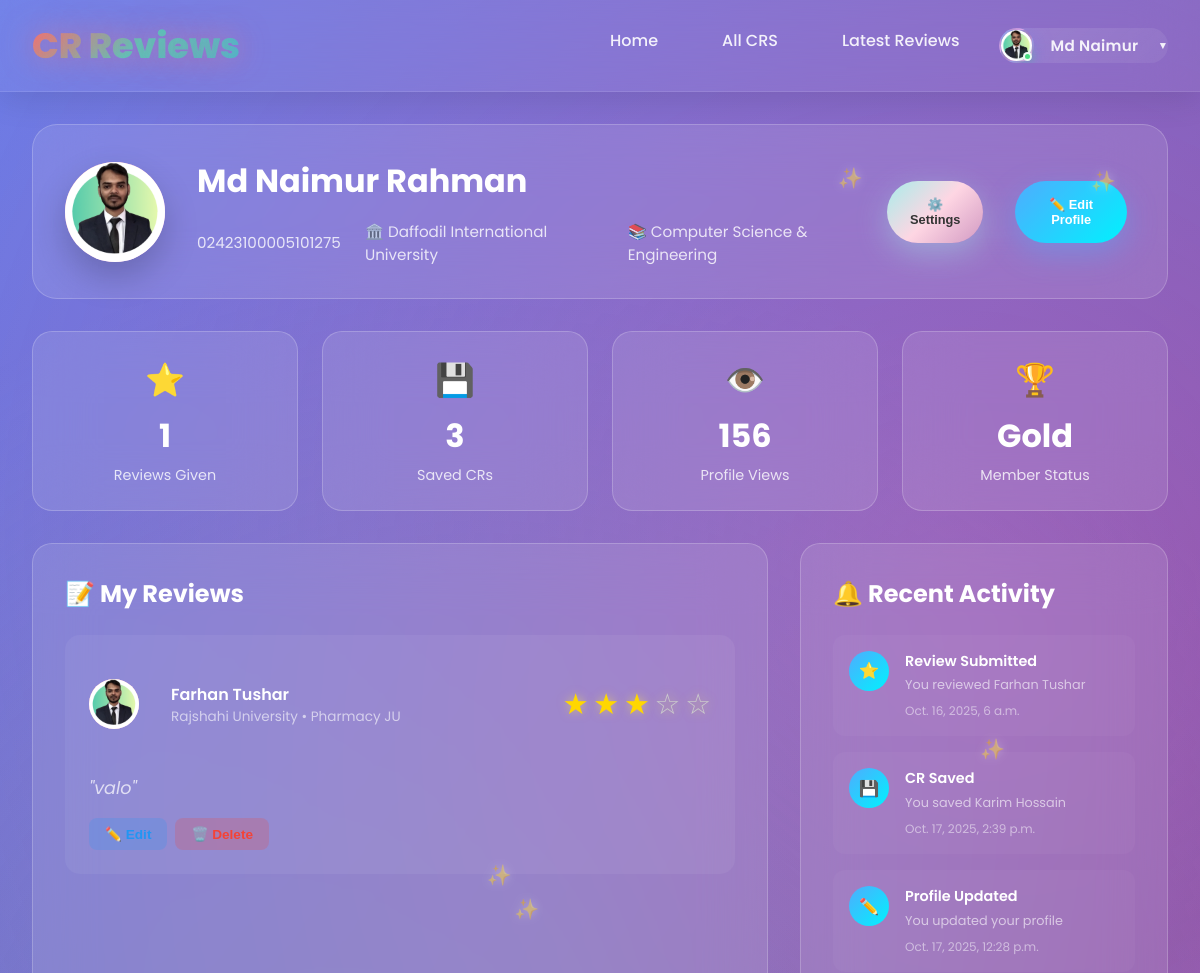
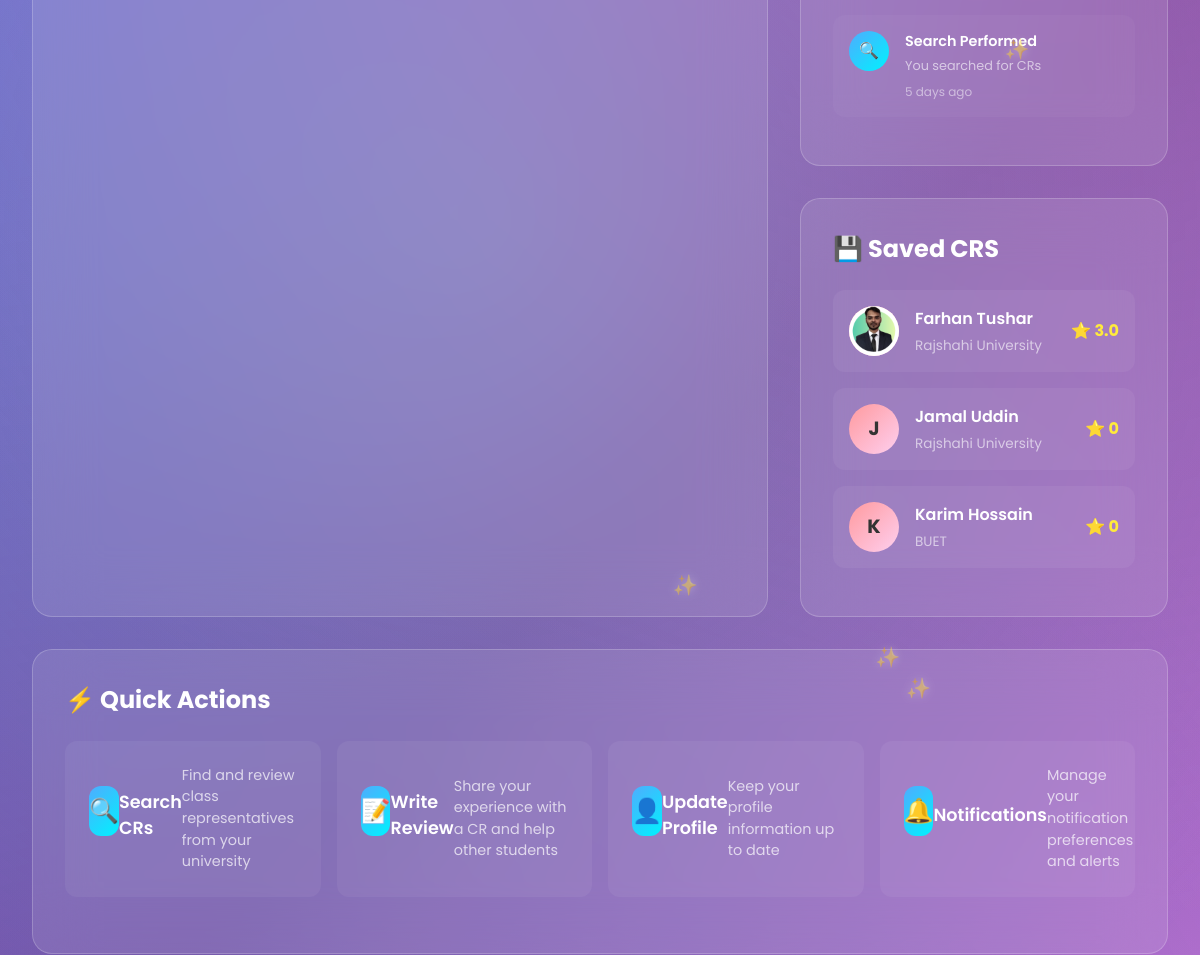
The page /user_dashboard/md-naimur-rahman/ (signed in, upper part) on the database as committed earlier (2 pictures, top to bottom).
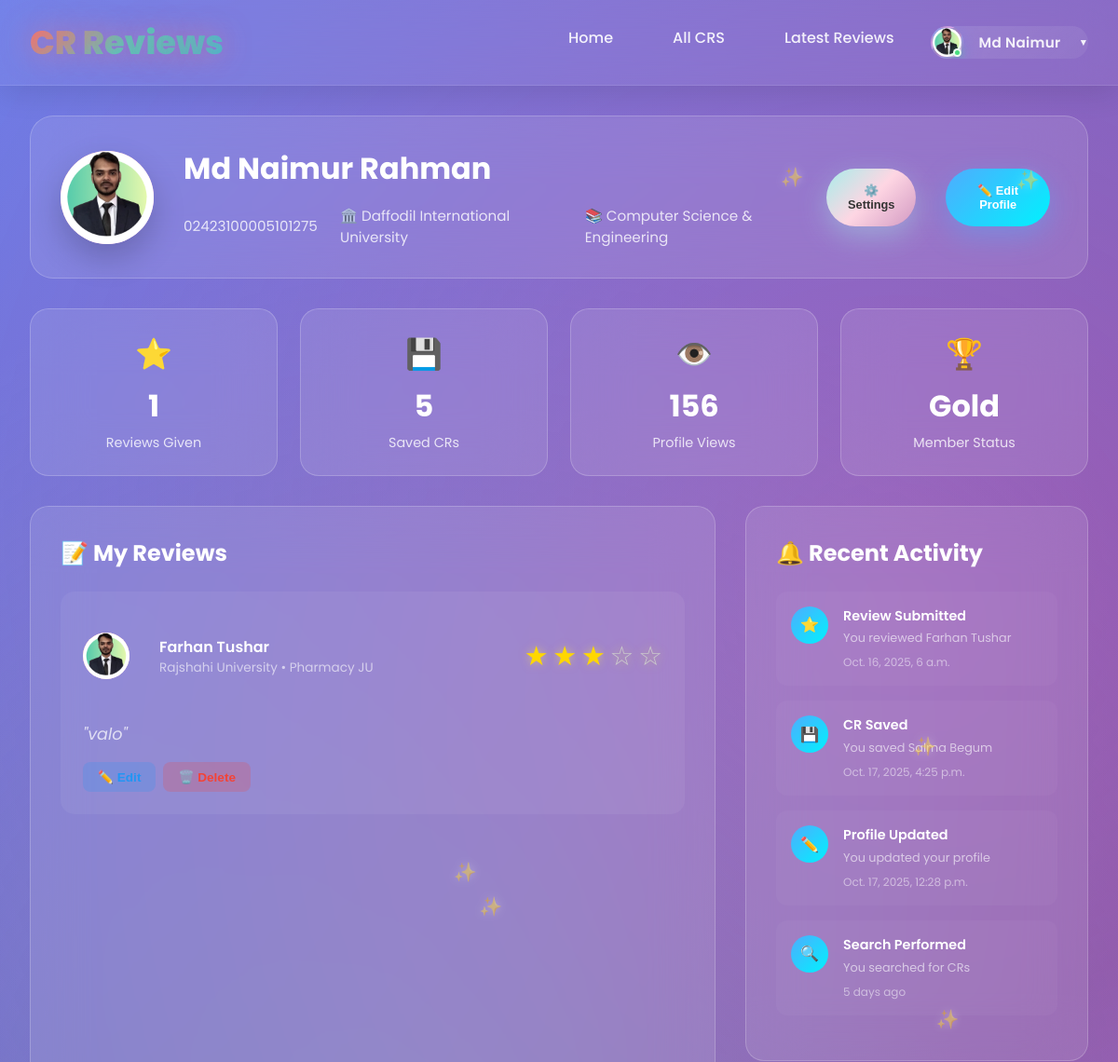
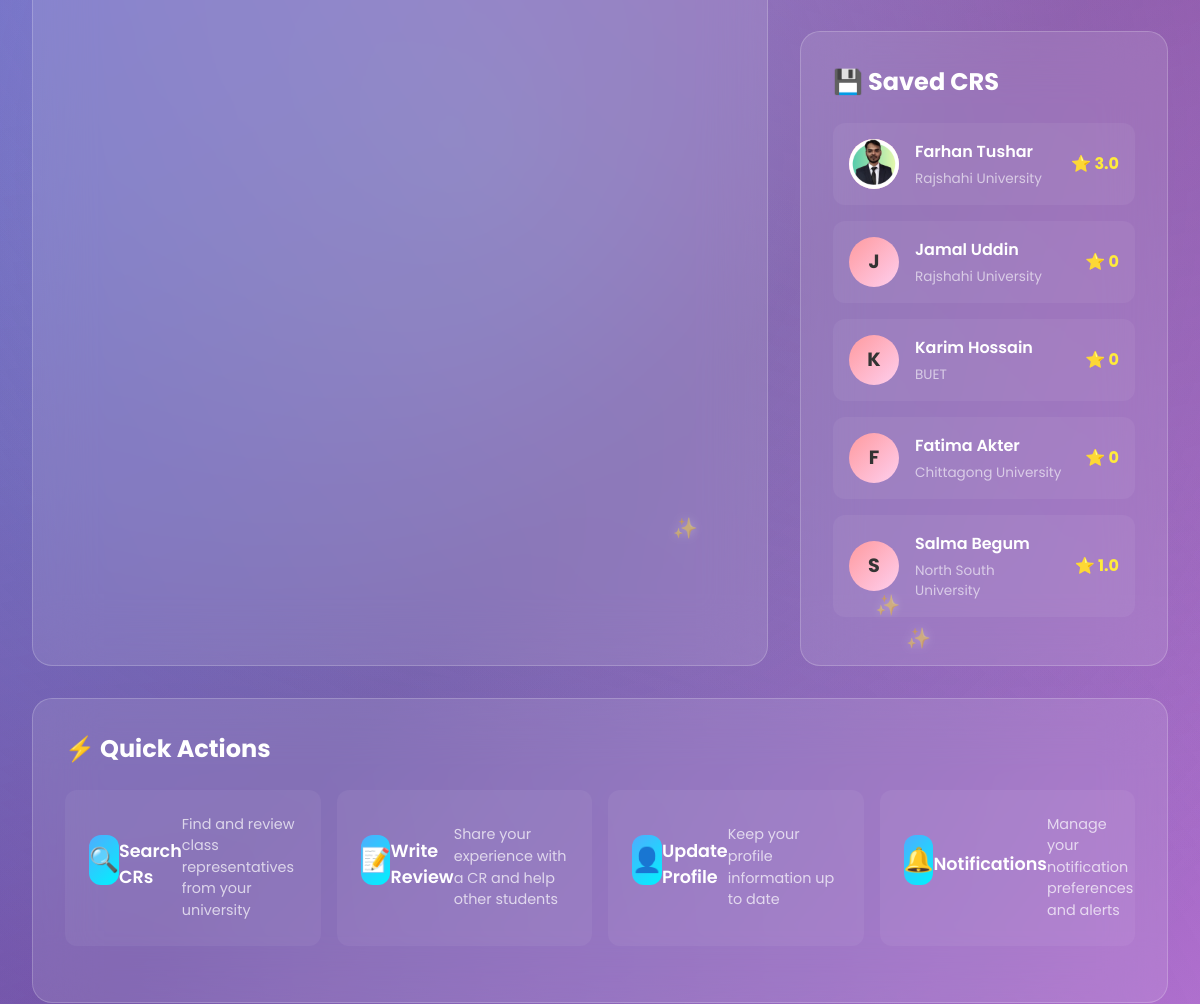
The same page on the database as committed later (2 pictures, top to bottom).
### userprofile/models.py (models this page shows, shortened)
class User(AbstractBaseUser,PermissionsMixin):
    university=models.ForeignKey(University, on_delete=models.SET_NULL,related_name='university',null=True,blank=True)
    department=models.ForeignKey(Department, on_delete=models.SET_NULL,related_name='department',null=True,blank=True)
    profile_picture=models.ImageField(upload_to=user_profile_picture_path,null=True,blank=True)
    first_name = models.CharField(max_length=50)
    last_name = models.CharField(max_length=50)
    gender = models.CharField(choices=[('M', 'Male'), ('F', 'Female')], max_length=1)
    email = models.EmailField(unique=True)
    phone=models.CharField(max_length=20,null=True,blank=True)
    date_of_birth=models.DateField(null=True,blank=True)
    student_id=models.CharField(max_length=50,unique=True)
    batch=models.CharField(max_length=20,null=True,blank=True)
    section=models.CharField(max_length=20,null=True,blank=True)
    bio=models.TextField(null=True,blank=True)
    facebook_url=models.URLField(null=True,blank=True)
    instagram_url=models.URLField(null=True,blank=True)
    linkedin_url=models.URLField(null=True,blank=True)
    role=models.CharField(max_length=20, default='student')
    slug=models.SlugField(blank=True,unique=True)
    is_active = models.BooleanField(default=True)
    is_staff = models.BooleanField(default=False)
    created_at = models.DateTimeField(auto_now_add=True)
    updated_at = models.DateTimeField(auto_now=True)
    deleted_at = models.DateTimeField(blank=True, null=True)
    USERNAME_FIELD = 'email'
    REQUIRED_FIELDS = ['first_name','last_name']
    objects = CustomUserManager()

class SavedCR(models.Model):
    user = models.ForeignKey(User, on_delete=models.CASCADE, related_name='saved_crs')
    cr_profile = models.ForeignKey(CrProfile, on_delete=models.CASCADE, related_name='saved_by')
    saved_at = models.DateTimeField(auto_now_add=True)
    class Meta:
        unique_together = ('user', 'cr_profile')

### cr/models.py (models this page shows, shortened)
class University(models.Model):
    Public = "Public"
    Private = "Private"
    university_type = [
        (Public,"Public"),
        (Private,"Private"),
    ]
    title =models.CharField(max_length=100,unique=True,blank=False,null=False)
    type =models.CharField(max_length=100,choices=university_type)
    address=models.CharField(max_length=150, blank=True, null=True)
    slug=models.SlugField(blank=True,unique=True)
    created_at=models.DateTimeField(auto_now_add=True)
    updated_at=models.DateTimeField(auto_now=True)
    daleted_at=models.DateTimeField(auto_now=True,blank=True,null=True)
    def __str__(self):
        return self.title

class Department(models.Model):
    university=models.ForeignKey(University, on_delete=models.CASCADE,related_name='departments')
    title=models.CharField(max_length=50,unique=True,blank=False,null=False)
    code=models.CharField(max_length=50,unique=True,blank=True,null=True)
    slug=models.SlugField(blank=True,unique=True)
    created_at=models.DateTimeField(auto_now_add=True)
    updated_at=models.DateTimeField(auto_now=True)
    daleted_at=models.DateTimeField(auto_now=True,blank=True,null=True)
    def __str__(self):
        return self.title

class Review(models.Model):
    user=models.OneToOneField('userprofile.User', on_delete=models.CASCADE,related_name='userreviews')
    cr_profile=models.ForeignKey(CrProfile, on_delete=models.CASCADE,related_name='cr_reviews')
    rating = models.PositiveSmallIntegerField()
    description = models.TextField(blank=True, null=True)
    slug = models.SlugField(unique=True, blank=True)
    created_at = models.DateTimeField(auto_now_add=True)
    updated_at = models.DateTimeField(auto_now=True)
    deleted_at = models.DateTimeField(blank=True, null=True)

class CrProfile(models.Model):
    user=models.OneToOneField('userprofile.User', on_delete=models.CASCADE,related_name='cr_profile')
    university=models.ForeignKey(University, on_delete=models.CASCADE,related_name='cr_profile')
    department=models.ForeignKey(Department, on_delete=models.CASCADE,related_name='cr_profile')
    profile_picture = models.ImageField(upload_to='cr_profile_pictures/', blank=True, null=True)
    name = models.CharField(max_length=100)
    gender = models.CharField(choices=[('M', 'Male'), ('F', 'Female')], max_length=1)
    email = models.EmailField(blank=True, null=True)
    phone = models.CharField(max_length=30, blank=True, null=True)
    st_id = models.CharField(max_length=50, unique=True)
    batch = models.CharField(max_length=20)
    section = models.CharField(max_length=10)
    bio = models.TextField(blank=True, null=True)
    slug = models.SlugField(unique=True, blank=True)
    created_at=models.DateTimeField(auto_now_add=True)
    updated_at=models.DateTimeField(auto_now=True)
    deleted_at=models.DateTimeField(auto_now=True,blank=True,null=True)
    @property
    def average_rating(self):
        avg=self.cr_reviews.aggregate(Avg('rating'))['rating__avg']
        return round(avg,1) if avg else 0

### userprofile/views.py (the view)
# urls.py: path('user_dashboard/<str:slug>/',user_dasboard,name="user_dashboard"),
@login_required
def user_dasboard(request,slug):
    user = User.objects.get(email=request.user.email,slug=slug)
    review = Review.objects.filter(user=user).order_by('-created_at')
    saved_crs = SavedCR.objects.filter(user=request.user).select_related('cr_profile')
    last = review.first()
    last_cr_saved= saved_crs.last()
    context = {
        'user':user,
        'review':review,
        'last':last,
        'saved_crs':saved_crs,
        'last_cr_saved':last_cr_saved,
    }
    return render(request,'user_profile/user_dashboard.html',context)

### templates/user_profile/user_dashboard.html (shortened to what this page needs)
{% extends 'base.html' %}
{% load static %}
{% block content %}
<div class="dashboard-container">
        <div class="dashboard-header">
            <div class="header-left">
                <div class="profile-avatar-large">
                    {% if user.profile_picture %}
                    <img src={{user.profile_picture.url}} alt={{user.first_name}} />
                    {% else %}
                    {{user.first_name|first|upper}}
                    {% endif %}
                </div>
                <div class="user-info">
                    <h1>{{user.first_name}} {{user.last_name}}</h1>
                    <div class="user-meta">
                        <span>{{user.student_id}}</span>
                        <span>🏛️ {{user.university}}</span>
                        <span>📚 {{user.department}}</span>
                    </div>
                </div>
            </div>
            <div class="header-right">
                <button class="btn btn-secondary" onclick="window.location.href='{% url 'settings'%}'">⚙️ Settings</button>
                <button class="btn btn-primary" onclick="window.location.href='{% url 'edit_user' user.slug %}'">✏️ Edit Profile</button>
            </div>
        </div>
        <div class="stats-row">
            <div class="stat-box">
                <div class="stat-box-icon">⭐</div>
                <div class="stat-box-value">{{review.count}}</div>
                <div class="stat-box-label">Reviews Given</div>
            </div>
            <div class="stat-box">
                <div class="stat-box-icon">💾</div>
                <div class="stat-box-value">{{saved_crs.count}}</div>
                <div class="stat-box-label">Saved CRs</div>
            </div>
            <div class="stat-box">
                <div class="stat-box-icon">👁️</div>
                <div class="stat-box-value">156</div>
                <div class="stat-box-label">Profile Views</div>
            </div>
            <div class="stat-box">
                <div class="stat-box-icon">🏆</div>
                <div class="stat-box-value">Gold</div>
                <div class="stat-box-label">Member Status</div>
            </div>
        </div>
        <div class="content-grid">
            <div class="dashboard-card">
                <div class="card-header">
                    <h2 class="card-title">📝 My Reviews</h2>
                </div>
                {% for review in review %}
                <div class="review-item">
                    <div class="review-header">
                        <div class="review-cr">
                            <div class="saved-avatar">
                            {% if review.cr_profile.profile_picture %}
                            <img src={{review.cr_profile.profile_picture.url}} alt={{review.cr_profile.name}} />
                            {% else %}
                             {{review.cr_profile.name|first|upper}}
                            {% endif %}
                            </div>
                            <div class="cr-info">
                                <h4>{{review.cr_profile.name}}</h4>
                                <p>{{review.cr_profile.university}} • {{review.cr_profile.department}}</p>
                            </div>
                        </div>
                        <div class="rating">
                            {% for i in "12345" %} {% if forloop.counter <= review.rating %}
                            <span class="star filled">★</span>
                            {% else %}
                            <span class="star">☆</span>
                            {% endif %} {% endfor %}
                        </div>
                    </div>
                    <div class="review-text">
                        "{{review.description}}"
                    </div>
                    <div class="review-actions">
                        <button class="action-btn edit">✏️ Edit</button>
                        <button class="action-btn delete">🗑️ Delete</button>
                    </div>
                </div>
                {% endfor %}
            </div>
            <div>
                <div class="dashboard-card" style="margin-bottom: 2rem;">
                    <div class="card-header">
                        <h2 class="card-title">🔔 Recent Activity</h2>
                    </div>
                    <div class="activity-item">
                        <div class="activity-icon">⭐</div>
                        <div class="activity-content">
                            <h4>Review Submitted</h4>
                            <p>You reviewed {{last.cr_profile.name}}</p>
                            <div class="activity-time">{{last.created_at}}</div>
                        </div>
                    </div>
                    <div class="activity-item">
                        <div class="activity-icon">💾</div>
                        <div class="activity-content">
                            <h4>CR Saved</h4>
                            <p>You saved {{last_cr_saved.cr_profile.name}}</p>
                            <div class="activity-time">{{last_cr_saved.saved_at}}</div>
                        </div>
                    </div>
                    <div class="activity-item">
                        <div class="activity-icon">✏️</div>
                        <div class="activity-content">
                            <h4>Profile Updated</h4>
                            <p>You updated your profile</p>
                            <div class="activity-time">{{user.updated_at}}</div>
                        </div>
                    </div>
                    <div class="activity-item">
                        <div class="activity-icon">🔍</div>
                        <div class="activity-content">
                            <h4>Search Performed</h4>
                            <p>You searched for CRs</p>
                            <div class="activity-time">5 days ago</div>
                        </div>
                    </div>
                </div>
                <div class="dashboard-card">
                    <div class="card-header">
                        <h2 class="card-title">💾 Saved CRS</h2>
                    </div>
                     {% for save_cr in saved_crs %}
                    <div class="saved-cr-item">
                        <div class="saved-avatar">
                        {% if save_cr.cr_profile.profile_picture %}
                        <img src={{save_cr.cr_profile.profile_picture.url}} alt={{save_cr.cr_profile.name}} />
                        {% else %}
                        {{save_cr.cr_profile.name|first|upper}}
                        {% endif %}
                        </div>
                        <div class="saved-info">
                            <h4>{{save_cr.cr_profile.name}}</h4>
                            <p>{{save_cr.cr_profile.university}}</p>
                        </div>
                        <div class="saved-rating">
                            ⭐ {{save_cr.cr_profile.average_rating}}
                        </div>
                    </div>
                    {% endfor %}
                </div>
            </div>
        </div>
        <div class="dashboard-card full-width-card" style="margin-top: 2rem;">
            <div class="card-header">
                <h2 class="card-title">⚡ Quick Actions</h2>
            </div>
            <div class="settings-grid">
                <div class="setting-item">
                    <div class="setting-icon">🔍</div>
                    <h3>Search CRs</h3>
                    <p>Find and review class representatives from your university</p>
                </div>
                <div class="setting-item">
                    <div class="setting-icon">📝</div>
                    <h3>Write Review</h3>
                    <p>Share your experience with a CR and help other students</p>
                </div>
                <div class="setting-item">
                    <div class="setting-icon">👤</div>
                    <h3>Update Profile</h3>
                    <p>Keep your profile information up to date</p>
                </div>
                <div class="setting-item">
                    <div class="setting-icon">🔔</div>
                    <h3>Notifications</h3>
                    <p>Manage your notification preferences and alerts</p>
                </div>
            </div>
        </div>
    </div>
{% endblock content %}

### templates/base.html (shortened to what this page needs)
<!DOCTYPE html>
<html lang="en">
{% load static %}
<head>
    <link rel="stylesheet" href="{% static 'style.css' %}">
    <link rel="stylesheet" href="{% static 'add_cr.css' %}">
    <link rel="stylesheet" href="{% static 'user_dashboard.css' %}">
    <link rel="stylesheet" href="{% static 'edit_user_settings.css' %}">
</head>
<body>
    <nav class="navbar">
        <div class="nav-container">
            <a href="home.html" class="logo">CR Reviews</a>
            <ul class="nav-links">
                <li><a href="{% url 'home' %}" class="nav-link">Home</a></li>
                <li><a href="{% url 'all_cr' %}" class="nav-link" >All CRS</a></li>
                <li><a href="{% url 'latest_reviews' %}" class="nav-link" >Latest Reviews</a></li>
                {% if user.is_authenticated %}
                <li class="user-dropdown">
                <a href="#" class="nav-link user-profile-btn">
                    <span class="user-avatar">
                    {% if user.profile_picture %}
                        <img src="{{ user.profile_picture.url }}" alt="{{ user.name }}" />
                    {% else %}
                        {{ user.first_name|first|upper }}
                    {% endif %}
                    </span>
                    <span class="user-name">{{user.first_name}}</span>
                    <span class="dropdown-arrow">▼</span>
                </a>
                </li>
                {% else %}
                <li><a href="{% url 'login'%}" class="nav-link" >Login</a></li>
                <li><a href="{%url 'registration'%}" class="nav-link">Registration</a></li>
                {% endif %}
            </ul>
        </div>
    </nav>
    {% block content %}
    {% endblock content %}
</body>
</html>

### static/edit_user_settings.css (style rules this page uses)
.settings-grid { display: grid; grid-template-columns: repeat(auto-fit, minmax(250px, 1fr)); gap: 1rem; margin-bottom: 1.5rem; }
.setting-item { background: rgba(255, 255, 255, 0.05); border-radius: 12px; padding: 1.5rem; display: flex; justify-content: space-between; align-items: center; transition: all 0.3s ease; }

Rows that differ between the two databases and show on the page:
added SavedCR: cr_profile.name "Salma Begum", saved_at "Oct. 17, 2025, 4:25 p.m.", cr_profile.name|first "S", cr_profile.university "North South University", cr_profile.average_rating "1.0"
added SavedCR: cr_profile.name|first "F", cr_profile.name "Fatima Akter", cr_profile.university "Chittagong University", cr_profile.average_rating "0"
Other text that changed with them:
{{ saved_crs.count }}: "3" → "5"
{{ last_cr_saved.cr_profile.name }}: "Karim Hossain" → "Salma Begum"
{{ last_cr_saved.saved_at }}: "Oct. 17, 2025, 2:39 p.m." → "Oct. 17, 2025, 4:25 p.m."
